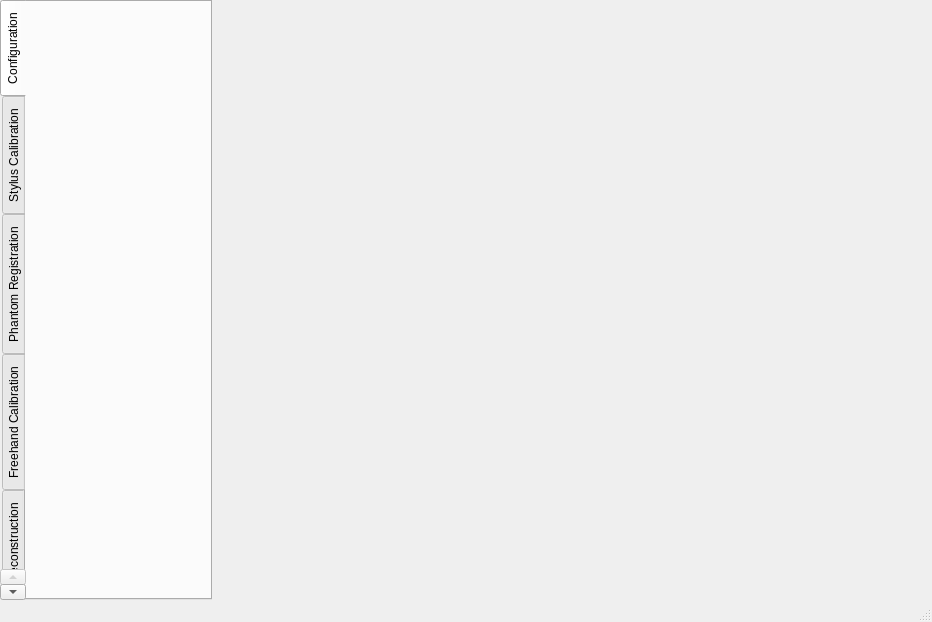
<?xml version="1.0" encoding="UTF-8"?>
<ui version="4.0">
 <class>fCalMainWindow</class>
 <widget class="QMainWindow" name="fCalMainWindow">
  <property name="geometry">
   <rect>
    <x>0</x>
    <y>0</y>
    <width>932</width>
    <height>620</height>
   </rect>
  </property>
  <property name="windowTitle">
   <string>Freehand Ultrasound Calibration</string>
  </property>
  <property name="windowIcon">
   <iconset resource="fCal.qrc">
    <normaloff>:/icons/Resources/icon_fCal.png</normaloff>:/icons/Resources/icon_fCal.png</iconset>
  </property>
  <widget class="QWidget" name="centralWidget">
   <layout class="QGridLayout" name="gridLayout">
    <property name="margin">
     <number>0</number>
    </property>
    <property name="spacing">
     <number>0</number>
    </property>
    <item row="0" column="0">
     <widget class="QTabWidget" name="tabWidgetToolbox">
      <property name="minimumSize">
       <size>
        <width>212</width>
        <height>500</height>
       </size>
      </property>
      <property name="maximumSize">
       <size>
        <width>212</width>
        <height>16777215</height>
       </size>
      </property>
      <property name="tabPosition">
       <enum>QTabWidget::West</enum>
      </property>
      <property name="currentIndex">
       <number>0</number>
      </property>
      <widget class="QWidget" name="tab_Configuration">
       <attribute name="title">
        <string>Configuration</string>
       </attribute>
      </widget>
      <widget class="QWidget" name="tab_StylusCalibration">
       <attribute name="title">
        <string>Stylus Calibration</string>
       </attribute>
      </widget>
      <widget class="QWidget" name="tab_PhantomRegistration">
       <attribute name="title">
        <string>Phantom Registration</string>
       </attribute>
      </widget>
      <widget class="QWidget" name="tab_FreehandCalibration">
       <attribute name="title">
        <string>Freehand Calibration</string>
       </attribute>
      </widget>
      <widget class="QWidget" name="tab_VolumeReconstruction">
       <attribute name="title">
        <string>Volume Reconstruction</string>
       </attribute>
      </widget>
     </widget>
    </item>
    <item row="0" column="1">
     <widget class="QVTKWidget" name="canvas" native="true">
      <property name="sizePolicy">
       <sizepolicy hsizetype="Preferred" vsizetype="Preferred">
        <horstretch>1</horstretch>
        <verstretch>1</verstretch>
       </sizepolicy>
      </property>
      <property name="minimumSize">
       <size>
        <width>720</width>
        <height>600</height>
       </size>
      </property>
      <property name="sizeIncrement">
       <size>
        <width>4</width>
        <height>3</height>
       </size>
      </property>
     </widget>
    </item>
   </layout>
  </widget>
  <widget class="QStatusBar" name="statusBar"/>
 </widget>
 <layoutdefault spacing="6" margin="11"/>
 <customwidgets>
  <customwidget>
   <class>QVTKWidget</class>
   <extends>QWidget</extends>
   <header location="global">QVTKWidget.h</header>
  </customwidget>
 </customwidgets>
 <resources>
  <include location="fCal.qrc"/>
 </resources>
 <connections/>
</ui>
